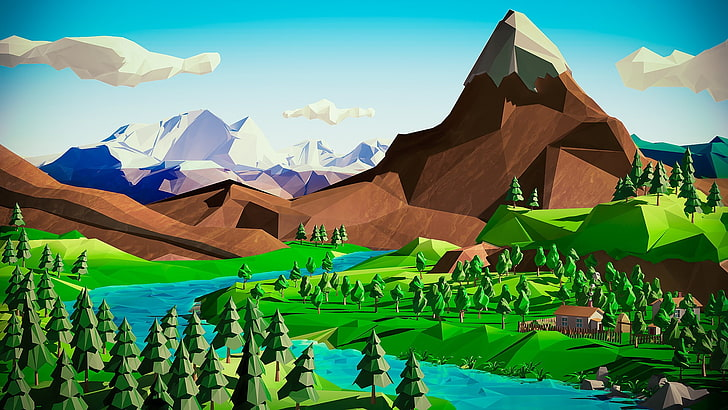
#> input picture data/landscape.jpg, 728 x 410 px, found by its file name
$ python grayscale.py
#> lines starting #> are read from the running program, lines starting #| are printed output that depends on the picture

# author @Farhanugraha
# import library opencv
import cv2 as cv

filepath = 'data//landscape.jpg'
contimage = cv.imread(filepath,cv.IMREAD_COLOR)
#> contimage is the input picture: shape (410, 728, 3); mean B, G, R 101.6, 136.5, 87.7
size = (100,100)

# display image without resizing
cv.imshow("image",contimage)
cv.waitKey(0)

imageresize = cv.resize(contimage,size,cv.INTER_AREA)
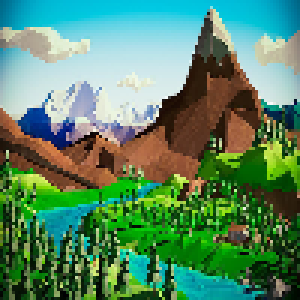
#> imageresize: shape (100, 100, 3) (shown 3 times larger); mean B, G, R 101.5, 136.3, 87.5
cv.imshow("resize image",imageresize)
cv.waitKey(0)

# grayscale
graycolor = cv.cvtColor(imageresize,cv.COLOR_BGR2GRAY)
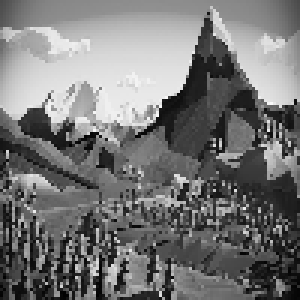
#> graycolor: shape (100, 100) (shown 3 times larger); min 1, max 250, mean 117.7

cv.imshow("resize image with gray",graycolor)
cv.waitKey(0)


output = 'data\\save_image.png'
cv.imwrite(output,contimage)
print("Alert!! picture has been saved {}".format(output))

$ run again, with data/PassFoto.jpeg copied over data/landscape.jpg
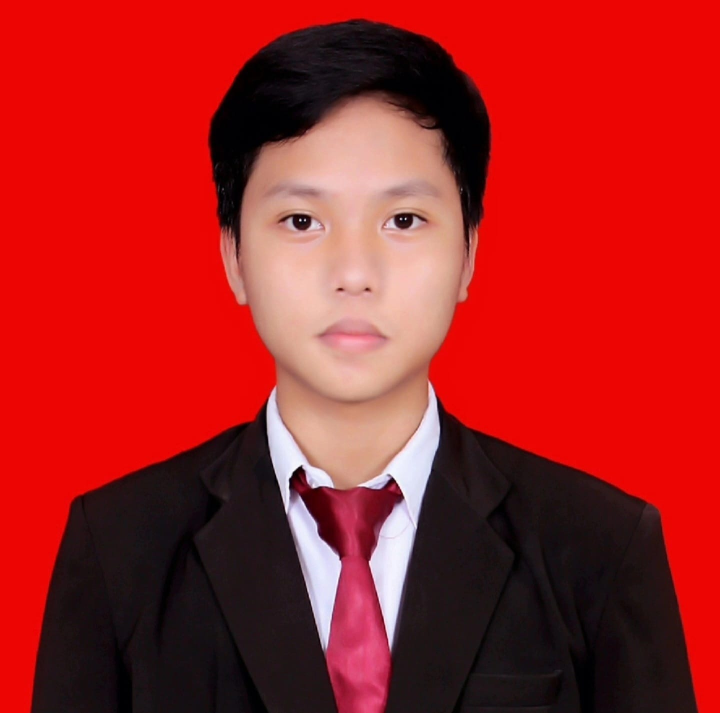
#> input picture data/PassFoto.jpeg, 1440 x 1426 px, found by its file name (shown at 1/2 size)
#> contimage is the input picture: shape (1426, 1440, 3); mean B, G, R 33.1, 33.9, 164.5
#> `imageresize = cv.resize(contimage,size,cv.INTER_AREA)`:
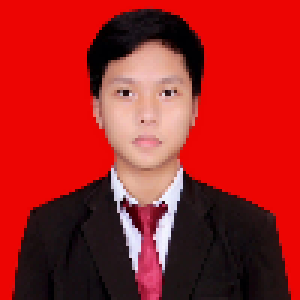
#> imageresize: shape (100, 100, 3) (shown 3 times larger); mean B, G, R 33, 33.9, 164.5
#> `graycolor = cv.cvtColor(imageresize,cv.COLOR_BGR2GRAY)`:
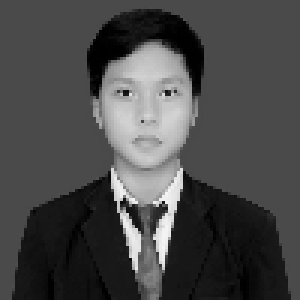
#> graycolor: shape (100, 100) (shown 3 times larger); min 0, max 245, mean 72.8
